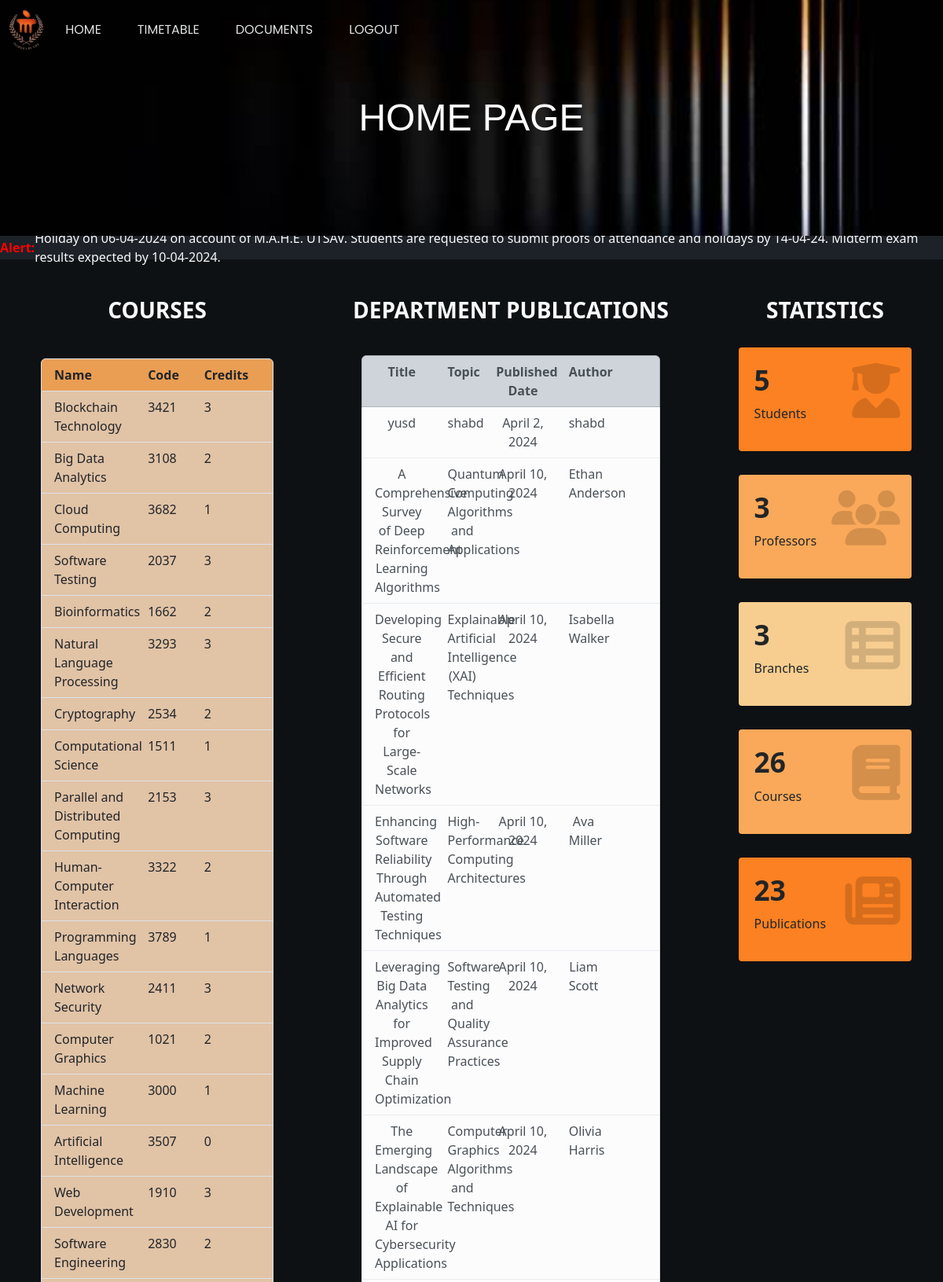
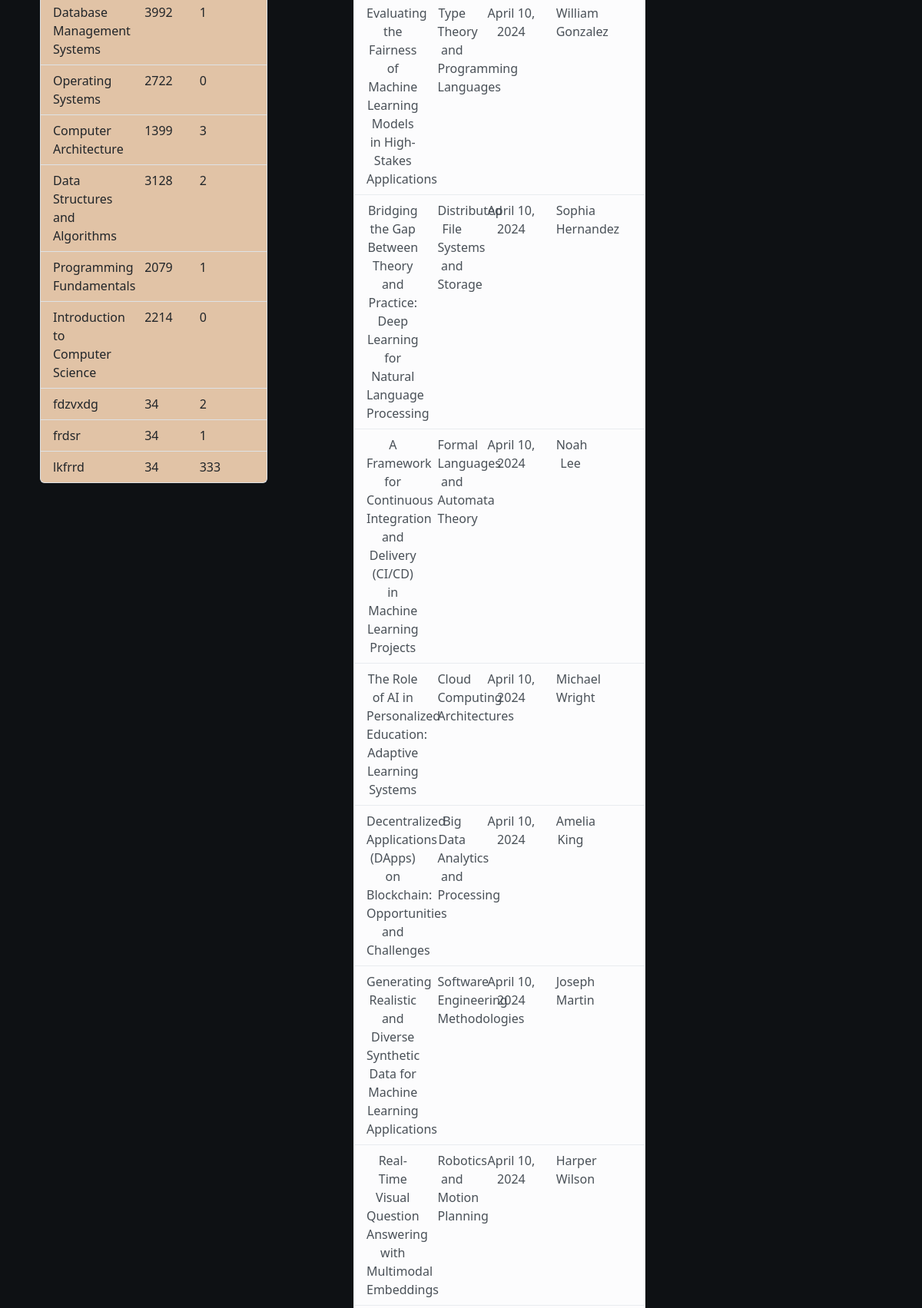
Screenshot of /homepage/ (signed in, upper part) with the database file from the repository (2 pictures, top to bottom).
### account/models.py (models this page shows)
class Courses(models.Model):
    class Meta:
        ordering = ['cname']
    cname = models.CharField(max_length=255)
    c_code = models.IntegerField()
    cred = models.IntegerField()

class Pubs(models.Model):
    class Meta:
        ordering = ['auth']
    auth = models.CharField(max_length=1024)
    pub_title = models.CharField(max_length=255)
    topic = models.CharField(max_length=255)
    pub_date = models.DateField()

### account/views.py (the view)
# urls.py: path('homepage/', views.homepage, name='homepage'),
@login_required
def homepage(request):
    num_students = User.objects.filter(is_student=True).count()
    num_teachers = User.objects.filter(is_teacher=True).count()
    data = Courses.objects.all().order_by('-id').values()
    data2 = Pubs.objects.all().order_by('-id').values()
    num_courses = Courses.objects.count()
    num_pubs = Pubs.objects.count()
    is_teacher_perm, is_admin_perm = False, False
    if request.user.is_teacher:
        is_teacher_perm = True
    if request.user.is_admin:
        is_admin_perm = True
    context = {
        'Courses':data,
        'Pubs':data2,
        'Branches':3,
        'num_students': num_students,
        'num_teachers': num_teachers,
        'num_pubs': num_pubs,
        'num_courses': num_courses,
        'is_teacher_perm': is_teacher_perm,
        'is_admin_perm': is_admin_perm,
    }
    template = loader.get_template('homepage.html')
    return HttpResponse(template.render(context=context,request=request))

### templates/homepage.html (shortened to what this page needs)
{% extends 'base2.html' %}
{% block title %}
<div>HOME PAGE</div>
{% endblock %}
{% block body %}
<div class="container-fluid" style="background-color:#0e1114;">
    <div class="row">
        <div class="col-4"><br><br>
            <h3 class="text-center text-light"><strong>COURSES</strong></h3><br>
            <div class="p-4 pt-2 m-3 mt-1">
                <ul class="list-group">
                    <li class="list-group-item" style="background-color: #f9a959ee;">
                        <strong>
                            <div class="row">
                                <div class="col-sm-5">Name</div>
                                <div class="col-sm-3">Code</div>
                                <div class="col-sm-2">Credits</div>
                            </div>
                        </strong>
                    </li>
                    {% for pub in Courses %}
                    <li class="list-group-item" style="background-color: #f4d3b2eb;">
                        <div class="row">
                            <div class="col-sm-5">{{ pub.cname }}</div>
                            <div class="col-sm-3">{{ pub.c_code }}</div>
                            <div class="col-sm-2">{{ pub.cred }}</div>
                        </div>
                    </li>
                    {% endfor %}
            </div>
        </div>
        <div class="col-5">
            <br><br>
            <h3 class="text-center text-light"><strong>DEPARTMENT PUBLICATIONS</strong></h3><br>
            <div class="p-5 pt-2">
                <ul class="list-group text-center">
                    <li class="list-group-item list-group-item-dark">
                        <strong>
                            <div class="row">
                                <div class="col-sm-3">Title</div>
                                <div class="col-sm-2">Topic</div>
                                <div class="col-sm-3">Published Date</div>
                                <div class="col-sm-2">Author</div>
                            </div>
                        </strong>
                    </li>
                    {% for pub in Pubs %}
                    <li class="list-group-item list-group-item-light">
                        <div class="row">
                            <div class="col-sm-3">{{ pub.pub_title }}</div>
                            <div class="col-sm-2">{{ pub.topic }}</div>
                            <div class="col-sm-3">{{ pub.pub_date }}</div>
                            <div class="col-sm-2">{{ pub.auth }}</div>
                        </div>
                    </li>
                    {% endfor %}
                </ul>
            </div>
        </div>
        <div class="col-3">
            <br><br>
            <h3 class="text-center text-light"><strong>STATISTICS</strong></h3>
            <div class="small-box" style="background-color: #fb8122">
                <div class="inner">
                    <h3>{{num_students}}</h3>
                    <p>Students</p>
                </div>
                <div class="icon">
                    <i class="nav-icon fas fa-user-graduate"></i>
                </div>
            </div>
            <div class="small-box" style="background-color: #f9a959;">
                <div class="inner">
                    <h3>{{num_teachers}}</h3>
                    <p>Professors</p>
                </div>
                <div class="icon">
                    <i class="nav-icon fas fa-users"></i>
                </div>
            </div>
            <div class="small-box" style="background-color: #f7ce90;">
                <div class="inner">
                    <h3>{{Branches}}</h3>
                    <p>Branches</p>
                </div>
                <div class="icon">
                    <i class="nav-icon fas fa-th-list"></i>
                </div>
            </div>
            <div class="small-box" style="background-color: #f9a959;">
                <div class="inner">
                    <h3>{{num_courses}}</h3>
                    <p>Courses</p>
                </div>
                <div class="icon">
                    <i class="nav-icon fas fa-book"></i>
                </div>
            </div>
            <div class="small-box" style="background-color: #fb8122;">
                <div class="inner">
                    <h3>{{num_pubs}}</h3>
                    <p>Publications</p>
                </div>
                <div class="icon">
                    <i class="nav-icon fas fa-newspaper"></i>
                </div>
            </div>
        </div>
    </div>
</div>
{% endblock %}

### account/static/css/styles.css (style rules this page uses)
body { background-color: #fff; }
.small-box { border-radius: 0.25rem; box-shadow: 0 0 1px rgba(0, 0, 0, 0.125), 0 1px 3px rgba(0, 0, 0, 0.2); display: block; margin-bottom: 30px; position: relative; width: 80%; margin: 30px auto; }
.small-box > .inner { padding: 20px; }
.small-box h3 { font-size: 2.2rem; font-weight: bold; margin: 0 0 10px 0; padding: 0; white-space: nowrap; }
.small-box p { font-size: 1rem; }
.small-box h3, .small-box p { z-index: 5; }
.small-box .icon { color: rgba(0, 0, 0, 0.15); z-index: 0; }
.small-box .icon > i { font-size: 90px; position: absolute; right: 15px; top: 15px; transition: all 0.3s linear; }
.small-box .icon > i.fa, .small-box .icon > i.fas, .small-box .icon > i.far, .small-box .icon > i.fab, .small-box .icon > i.glyphicon, .small-box .icon > i.ion { font-size: 70px; top: 20px; }

### rows the page displays
Courses: cname "Blockchain Technology", c_code "3421", cred "3"
Courses: cname "Big Data Analytics", c_code "3108", cred "2"
Courses: cname "Cloud Computing", c_code "3682", cred "1"
Courses: cname "Software Testing", c_code "2037", cred "3"
Courses: cname "Bioinformatics", c_code "1662", cred "2"
Courses: cname "Natural Language Processing", c_code "3293", cred "3"
Courses: cname "Cryptography", c_code "2534", cred "2"
Courses: cname "Computational Science", c_code "1511", cred "1"
Courses: cname "Parallel and Distributed Computing", c_code "2153", cred "3"
Courses: cname "Human-Computer Interaction", c_code "3322", cred "2"
Courses: cname "Programming Languages", c_code "3789", cred "1"
Courses: cname "Network Security", c_code "2411", cred "3"
Courses: cname "Computer Graphics", c_code "1021", cred "2"
Courses: cname "Machine Learning", c_code "3000", cred "1"
Courses: cname "Artificial Intelligence", c_code "3507", cred "0"
Courses: cname "Web Development", c_code "1910", cred "3"
Courses: cname "Software Engineering", c_code "2830", cred "2"
Courses: cname "Database Management Systems", c_code "3992", cred "1"
Courses: cname "Operating Systems", c_code "2722", cred "0"
Courses: cname "Computer Architecture", c_code "1399", cred "3"
Courses: cname "Data Structures and Algorithms", c_code "3128", cred "2"
Courses: cname "Programming Fundamentals", c_code "2079", cred "1"
Courses: cname "Introduction to Computer Science", c_code "2214", cred "0"
Courses: cname "fdzvxdg", c_code "34", cred "2"
Courses: cname "frdsr", c_code "34", cred "1"
Courses: cname "lkfrrd", c_code "34", cred "333"
Pubs: pub_title "yusd", topic "shabd", pub_date "April 2, 2024", auth "shabd"
Pubs: pub_title "A Comprehensive Survey of Deep Reinforcement Learning Algorithms", topic "Quantum Computing Algorithms and Applications", pub_date "April 10, 2024", auth "Ethan Anderson"
Pubs: pub_title "Developing Secure and Efficient Routing Protocols for Large-Scale Networks", topic "Explainable Artificial Intelligence (XAI) Techniques", pub_date "April 10, 2024", auth "Isabella Walker"
Pubs: pub_title "Enhancing Software Reliability Through Automated Testing Techniques", topic "High-Performance Computing Architectures", pub_date "April 10, 2024", auth "Ava Miller"
Pubs: pub_title "Leveraging Big Data Analytics for Improved Supply Chain Optimization", topic "Software Testing and Quality Assurance Practices", pub_date "April 10, 2024", auth "Liam Scott"
Pubs: pub_title "The Emerging Landscape of Explainable AI for Cybersecurity Applications", topic "Computer Graphics Algorithms and Techniques", pub_date "April 10, 2024", auth "Olivia Harris"
Pubs: pub_title "Evaluating the Fairness of Machine Learning Models in High-Stakes Applications", topic "Type Theory and Programming Languages", pub_date "April 10, 2024", auth "William Gonzalez"
Pubs: pub_title "Bridging the Gap Between Theory and Practice: Deep Learning for Natural Language Processing", topic "Distributed File Systems and Storage", pub_date "April 10, 2024", auth "Sophia Hernandez"
Pubs: pub_title "A Framework for Continuous Integration and Delivery (CI/CD) in Machine Learning Projects", topic "Formal Languages and Automata Theory", pub_date "April 10, 2024", auth "Noah Lee"
Pubs: pub_title "The Role of AI in Personalized Education: Adaptive Learning Systems", topic "Cloud Computing Architectures", pub_date "April 10, 2024", auth "Michael Wright"
Pubs: pub_title "Decentralized Applications (DApps) on Blockchain: Opportunities and Challenges", topic "Big Data Analytics and Processing", pub_date "April 10, 2024", auth "Amelia King"
Pubs: pub_title "Generating Realistic and Diverse Synthetic Data for Machine Learning Applications", topic "Software Engineering Methodologies", pub_date "April 10, 2024", auth "Joseph Martin"
Pubs: pub_title "Real-Time Visual Question Answering with Multimodal Embeddings", topic "Robotics and Motion Planning", pub_date "April 10, 2024", auth "Harper Wilson"

### other values shown
{{ num_students }} "5"
{{ num_teachers }} "3"
{{ Branches }} "3"
{{ num_courses }} "26"
{{ num_pubs }} "23"
